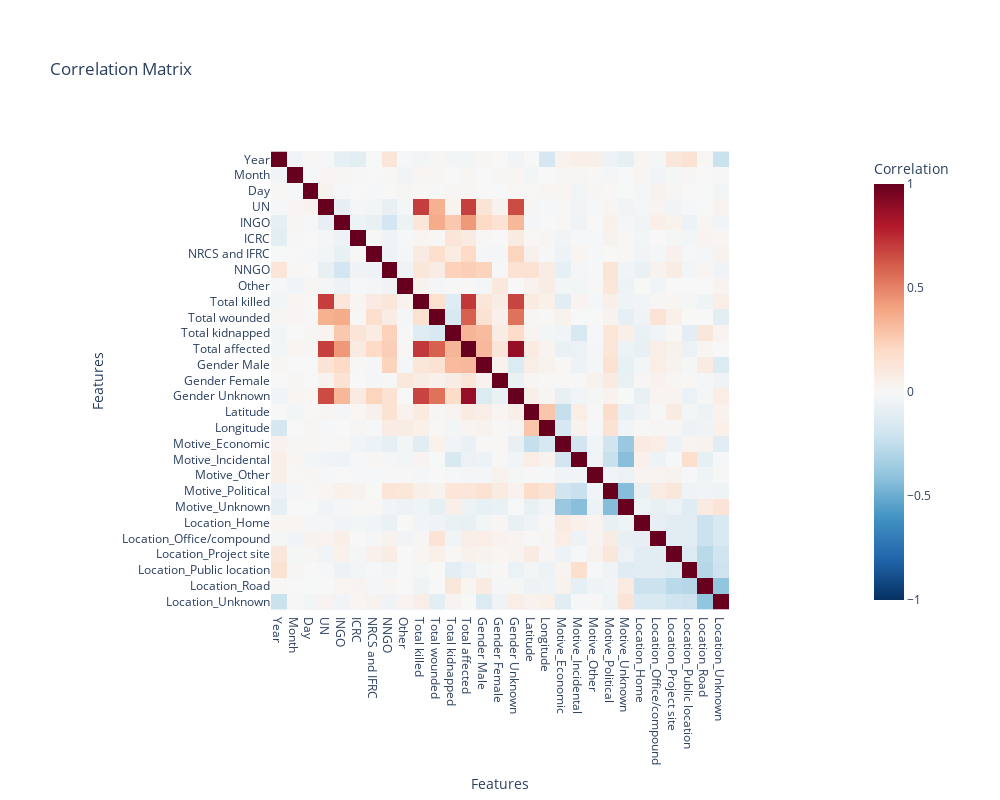

Notebook code cell kept with this figure:
### Code cell
import pandas as pd
import matplotlib.pyplot as plt
import plotly.express as px
from sklearn.preprocessing import StandardScaler


categorical_columns = [ 
    "Motive",  "Location"]
df_encoded = pd.get_dummies(df, columns=categorical_columns, drop_first=True).drop(columns=["Means of attack","Actor type", "Attack context", "Nationals killed","Nationals wounded","Nationals kidnapped","Total nationals","Internationals killed","Internationals wounded","Internationals kidnapped","Total internationals","Actor name", "District","Country Code", "Details", "Verified", "Source","Country", "Region", "City", "Incident ID"])
df_encoded.replace("Unknown", 0, inplace=True)
scaler = StandardScaler()
df_encoded_scaled = pd.DataFrame(scaler.fit_transform(df_encoded), columns=df_encoded.columns)
correlation_matrix = df_encoded.corr()

fig = px.imshow(correlation_matrix,
                labels=dict(x="Features", y="Features", color="Correlation"),
                color_continuous_scale='RdBu_r', 
                zmin=-1, zmax=1)

# Customize the layout to ensure all labels are readable
fig.update_layout(
    title="Correlation Matrix",
    xaxis=dict(tickmode='array', tickvals=list(range(len(correlation_matrix.columns))), ticktext=correlation_matrix.columns),
    yaxis=dict(tickmode='array', tickvals=list(range(len(correlation_matrix.columns))), ticktext=correlation_matrix.columns),
    width=1000,  # You can further adjust the size of the plot
    height=800,
    margin=dict(l=150, r=150, b=150, t=150)  # Adjust margins to fit labels
)

# Show the plot
fig.show()

### Figure 1 — Plotly figure (JSON) as saved in the notebook; plotly's stock layout.template omitted (floating-point values rounded to 4 significant figures; data arrays with more than 128 entries replaced by an {"elided": "..."} marker saying what was removed)
{"data": [{"coloraxis": "coloraxis", "hovertemplate": "Features: %{x}<br>Features: %{y}<br>Correlation: %{z}<extra></extra>", "name": "0", "type": "heatmap", "x": ["Year", "Month", "Day", "UN", "INGO", "ICRC", "NRCS and IFRC", "NNGO", "Other", "Total killed", "Total wounded", "Total kidnapped", "Total affected", "Gender Male", "Gender Female", "Gender Unknown", "Latitude", "Longitude", "Motive_Economic", "Motive_Incidental", "Motive_Other", "Motive_Political", "Motive_Unknown", "Location_Home", "Location_Office/compound", "Location_Project site", "Location_Public location", "Location_Road", "Location_Unknown"], "xaxis": "x", "y": ["Year", "Month", "Day", "UN", "INGO", "ICRC", "NRCS and IFRC", "NNGO", "Other", "Total killed", "Total wounded", "Total kidnapped", "Total affected", "Gender Male", "Gender Female", "Gender Unknown", "Latitude", "Longitude", "Motive_Economic", "Motive_Incidental", "Motive_Other", "Motive_Political", "Motive_Unknown", "Location_Home", "Location_Office/compound", "Location_Project site", "Location_Public location", "Location_Road", "Location_Unknown"], "yaxis": "y", "z": {"elided": "29x29 float values"}}], "layout": {"coloraxis": {"cmax": 1, "cmin": -1, "colorbar": {"title": {"text": "Correlation"}}, "colorscale": [[0, "rgb(5,48,97)"], [0.1, "rgb(33,102,172)"], [0.2, "rgb(67,147,195)"], [0.3, "rgb(146,197,222)"], [0.4, "rgb(209,229,240)"], [0.5, "rgb(247,247,247)"], [0.6, "rgb(253,219,199)"], [0.7, "rgb(244,165,130)"], [0.8, "rgb(214,96,77)"], [0.9, "rgb(178,24,43)"], [1, "rgb(103,0,31)"]]}, "height": 800, "margin": {"b": 150, "l": 150, "r": 150, "t": 150}, "title": {"text": "Correlation Matrix"}, "width": 1000, "xaxis": {"anchor": "y", "constrain": "domain", "domain": [0, 1], "scaleanchor": "y", "tickmode": "array", "ticktext": ["Year", "Month", "Day", "UN", "INGO", "ICRC", "NRCS and IFRC", "NNGO", "Other", "Total killed", "Total wounded", "Total kidnapped", "Total affected", "Gender Male", "Gender Female", "Gender Unknown", "Latitude", "Longitude", "Motive_Economic", "Motive_Incidental", "Motive_Other", "Motive_Political", "Motive_Unknown", "Location_Home", "Location_Office/compound", "Location_Project site", "Location_Public location", "Location_Road", "Location_Unknown"], "tickvals": [0, 1, 2, 3, 4, 5, 6, 7, 8, 9, 10, 11, 12, 13, 14, 15, 16, 17, 18, 19, 20, 21, 22, 23, 24, 25, 26, 27, 28], "title": {"text": "Features"}}, "yaxis": {"anchor": "x", "autorange": "reversed", "constrain": "domain", "domain": [0, 1], "tickmode": "array", "ticktext": ["Year", "Month", "Day", "UN", "INGO", "ICRC", "NRCS and IFRC", "NNGO", "Other", "Total killed", "Total wounded", "Total kidnapped", "Total affected", "Gender Male", "Gender Female", "Gender Unknown", "Latitude", "Longitude", "Motive_Economic", "Motive_Incidental", "Motive_Other", "Motive_Political", "Motive_Unknown", "Location_Home", "Location_Office/compound", "Location_Project site", "Location_Public location", "Location_Road", "Location_Unknown"], "tickvals": [0, 1, 2, 3, 4, 5, 6, 7, 8, 9, 10, 11, 12, 13, 14, 15, 16, 17, 18, 19, 20, 21, 22, 23, 24, 25, 26, 27, 28], "title": {"text": "Features"}}}}
